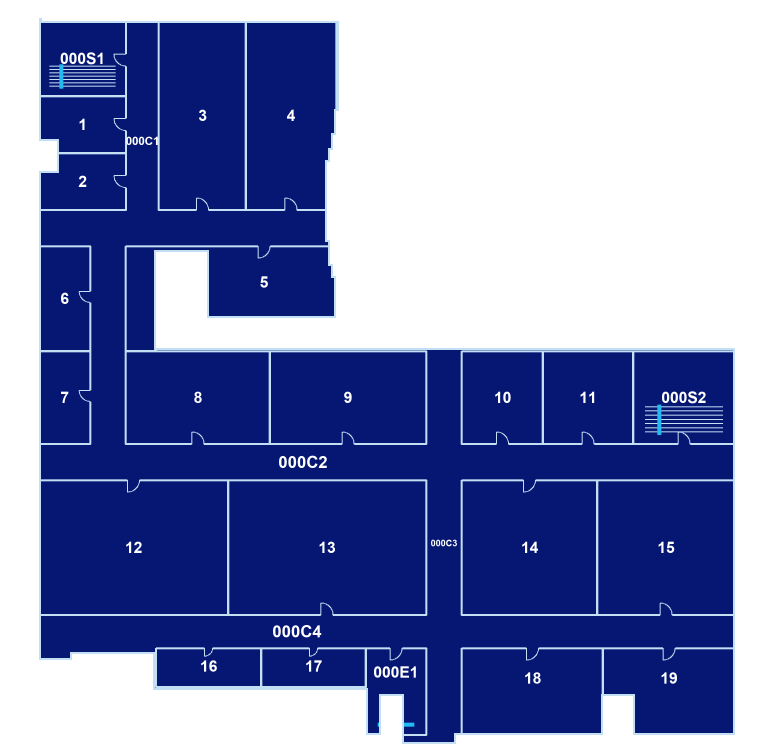
#> input picture database/generated_floor_plans/plans/education_classroom/floor_0.png, 2304 x 2250 px, given in place of e-96c1-e1de5d82569d-3182101c-2a7d-4dec-ab7b-554645b4d7d4.png, which was not available (shown at 1/3 size)
$ python education_classroom_build.py
#> lines starting #> are read from the running program, lines starting #| are printed output that depends on the picture; after the words box and inside, x2 and y2 are one past the last pixel; in counts of white or black regions, pixels touching at a corner belong together
"""Build and validate synthetic Education Classroom layouts; source-pixel geometry."""
import json
from pathlib import Path
from PIL import Image, ImageDraw

SOURCE = 'C:/Users/sortiz/.t3/userdata/attachments/c421cf06-02b7-426e-96c1-e1de5d82569d-3182101c-2a7d-4dec-ab7b-554645b4d7d4.png'
OUT = Path(__file__).with_name('education_classroom.json')

def point(p):
    return [round(p[0] * 1000 / 256, 3), round(p[1] * 4, 3)]

def rectpoly(r):
    x, y, X, Y = r
    return [(x,y),(X,y),(X,Y),(x,Y)]

def inside(p, poly):
    x,y=p
    result=False
    for a,b in zip(poly,poly[1:]+poly[:1]):
        cross=(x-a[0])*(b[1]-a[1])-(y-a[1])*(b[0]-a[0])
        if abs(cross)<1e-7 and min(a[0],b[0])<=x<=max(a[0],b[0]) and min(a[1],b[1])<=y<=max(a[1],b[1]):
            return True
        if (a[1]>y)!=(b[1]>y) and x<(b[0]-a[0])*(y-a[1])/(b[1]-a[1])+a[0]:
            result=not result
    return result

# Fill enclosed white lettering to recover the silhouette for point checks.
im=Image.open(SOURCE).convert('RGB')
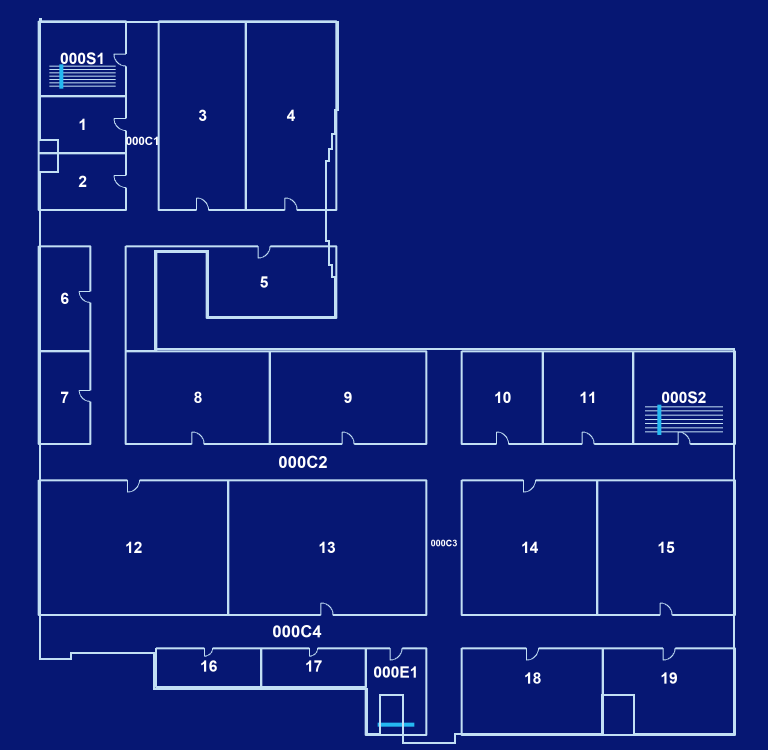
#> im: PIL image 2304x2250 RGB (shown at 1/3 size); mean R, G, B 14.9, 32.4, 121
mask=Image.new('L',im.size)
#> mask: PIL image 2304x2250 L; every value is 0
mask.putdata([255 if b>r*1.2 and r<70 and g<100 else 0 for r,g,b in im.getdata()])
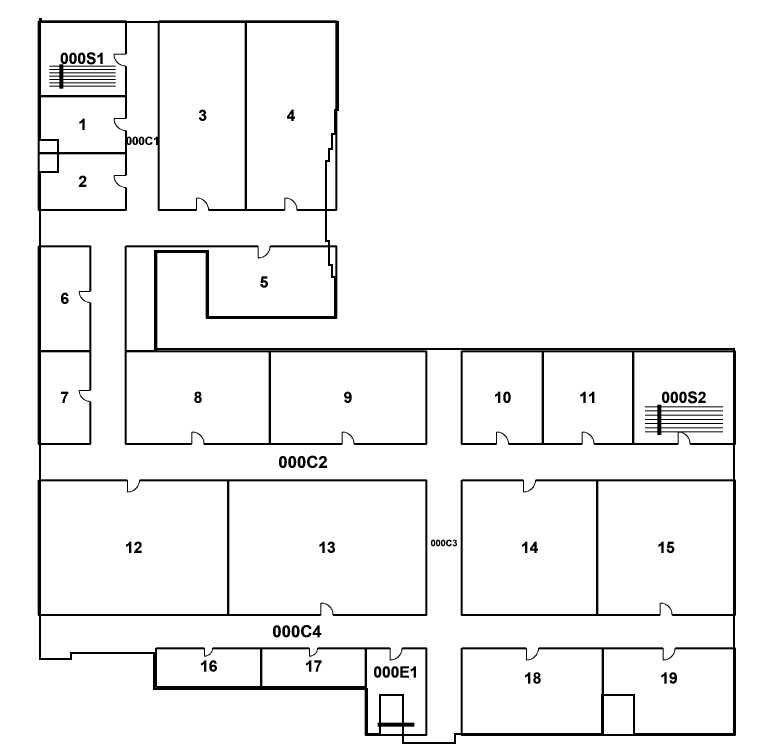
#> mask: PIL image 2304x2250 L (shown at 1/3 size); 95.3% white; 64 black regions, largest, box (x1, y1, x2, y2) and area: (113, 54, 2208, 2232) 211305, (148, 193, 347, 266) 4803, (260, 157, 287, 193) 586
outside=mask.copy()
ImageDraw.floodfill(outside,(0,0),128)
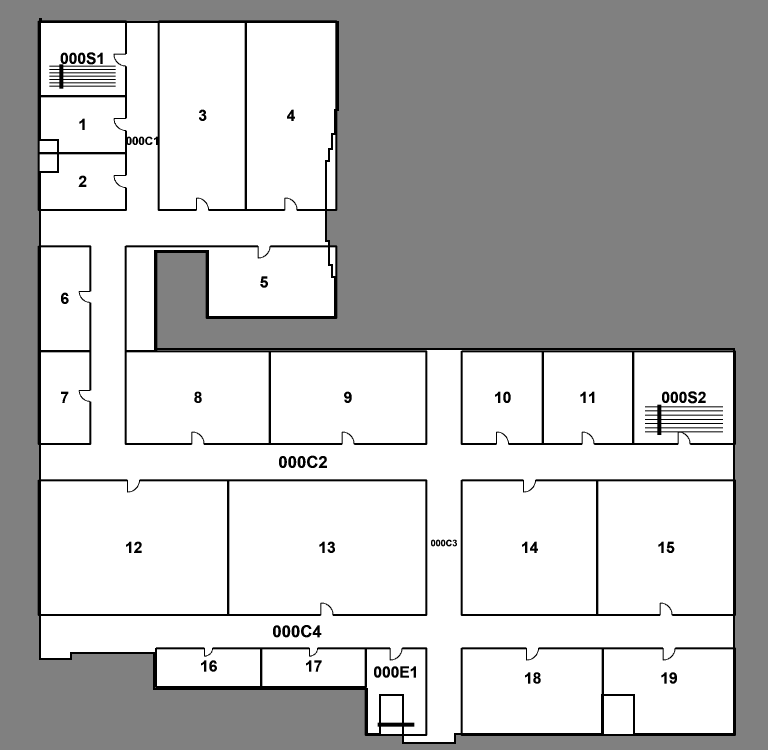
#> outside: PIL image 2304x2250 L (shown at 1/3 size); min 0, max 255, mean 191.5
mask.putdata([0 if v==128 else 255 for v in outside.getdata()])
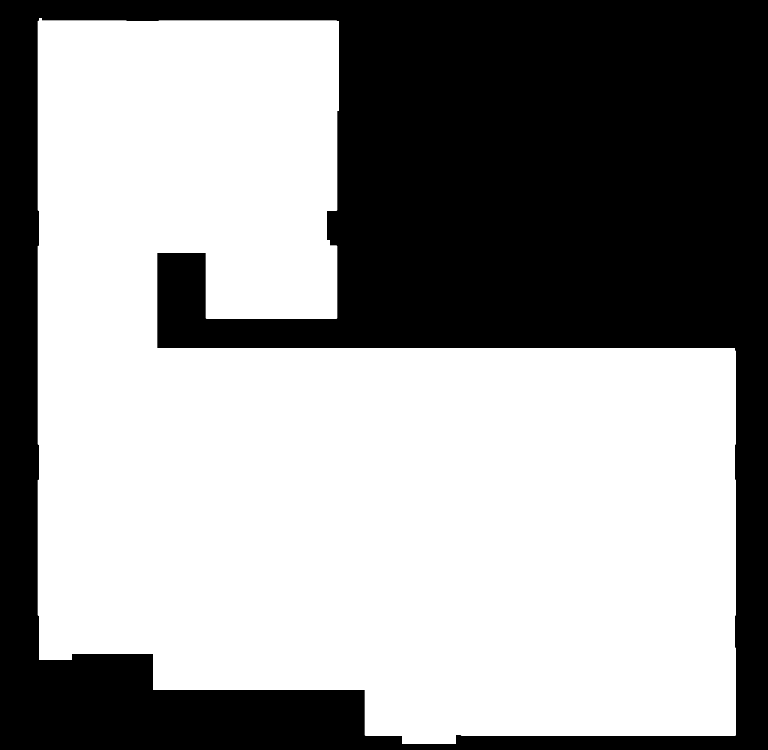
#> mask: PIL image 2304x2250 L (shown at 1/3 size); 59.3% white; 1 black region, box (x1, y1, x2, y2) and area: (0, 0, 2304, 2250) 2108298

floors=[]
for f in range(4):
    prefix=f'{f}00'
    raw=[]
    n=f*100+1
    def add(typ, r=None, poly=None, label=None, door=None, number=None):
        global n
        if number is None:
            number=str(n)
            n+=1
        if label is None:
            label=((r[0]+r[2])/2,(r[1]+r[3])/2)
        raw.append(dict(number=number,type=typ,r=r,poly=poly,label=label,door=door))
    corridors=[
        [(42,7),(53,7),(53,70),(112,70),(112,82),(42,82),(42,148),(30,148),(30,82),(13,82),(13,70),(42,70)],
        rectpoly((13,148,245,160)),
        rectpoly((142,117,154,248)),
        rectpoly((13,205,245,216)),
    ]
    add('stairs',(13,7,42,32),door=(42,20,'E'),number=prefix+'S1')
    add('stairs',(211,117,245,148),door=(228,148,'S'),number=prefix+'S2')
    add('elevator',(122,216,142,245),label=(132,224),door=(132,216,'N'),number=prefix+'E1')
    ys=([32,51,70] if f<2 else [32,45,58,70])
    for a,b in zip(ys,ys[1:]):
        add('office' if f>1 else 'seminar',(13,a,42,b),door=(42,(a+b)/2,'E'))
    xs=([53,82,112] if f<2 else ([53,75,94,112] if f==2 else [53,68,83,98,112]))
    for a,b in zip(xs,xs[1:]):
        add(['classroom','classroom','lab','office'][f],(a,7,b,70),door=((a+b)/2,70,'S'))
    add('seminar' if f<2 else 'office',poly=[(42,82),(112,82),(112,106),(69,106),(69,84),(52,84),(52,117),(42,117)],label=(88,94),door=(88,82,'N'))
    add('restroom',(13,82,30,117),door=(30,99,'E'))
    add('restroom',(13,117,30,148),door=(30,132,'E'))
    topwest=([42,90,142] if f==0 else [42,77,110,142] if f<3 else [42,62,82,102,122,142])
    for a,b in zip(topwest,topwest[1:]):
        add(['classroom','seminar','lab','office'][f],(a,117,b,148),door=((a+b)/2,148,'S'))
    topeast=([154,181,211] if f<2 else [154,174,192,211])
    for a,b in zip(topeast,topeast[1:]):
        add('office' if f==3 else 'lab' if f==2 else 'seminar',(a,117,b,148),door=((a+b)/2,148,'S'))
    west=[[13,76,142],[13,53,97,142],[13,45,77,110,142],[13,31,49,67,85,104,123,142]][f]
    east=[[154,199,245],[154,184,214,245],[154,181,212,245],[154,172,190,208,226,245]][f]
    for side in (west,east):
        for i,(a,b) in enumerate(zip(side,side[1:])):
            # Alternate main and cross-hall doors for readable circulation.
            edge=160 if i%2==0 else 205
            add(['lecture','classroom','lab','office'][f],(a,160,b,205),door=((a+b)/2,edge,'N' if edge==160 else 'S'))
    bottom=([52,87,122] if f<2 else [52,75,99,122])
    for a,b in zip(bottom,bottom[1:]):
        add('storage' if f<2 else 'office',(a,216,b,229),label=((a+b)/2,222),door=((a+b)/2,216,'N'))
    bottomright=([154,201,245] if f<3 else [154,177,201,222,245])
    for a,b in zip(bottomright,bottomright[1:]):
        add('office' if f>0 else 'seminar',(a,216,b,245),label=((a+b)/2,226),door=((a+b)/2,216,'N'))

    assert len({s['number'] for s in raw})==len(raw)
    assert 15<=len(raw)<=45
    for s in raw:
        poly=s['poly'] or rectpoly(s['r'])
        assert inside(s['label'],poly),s
        assert inside(s['door'][:2],poly),s
        assert any(inside(s['door'][:2],c) for c in corridors),s
        for p in (s['label'],s['door']):
#> (the run stopped early here; a loop or call above may not have finished)

$ run again, on database/generated_floor_plans/all_floor_plans.png
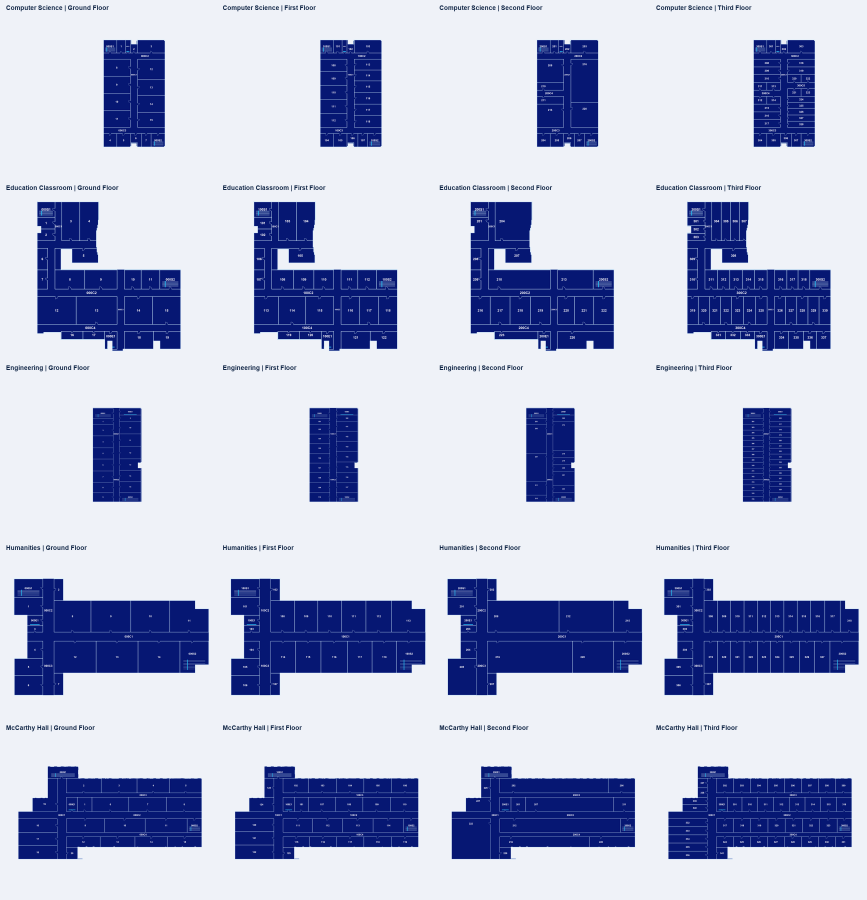
#> input picture database/generated_floor_plans/all_floor_plans.png, 2600 x 2700 px, given in place of e-96c1-e1de5d82569d-3182101c-2a7d-4dec-ab7b-554645b4d7d4.png, which was not available (shown at 1/3 size)
#> im is the input picture: PIL image 2600x2700 RGB; mean R, G, B 176.9, 184, 212.7
#> `ImageDraw.floodfill(outside,(0,0),128)`:
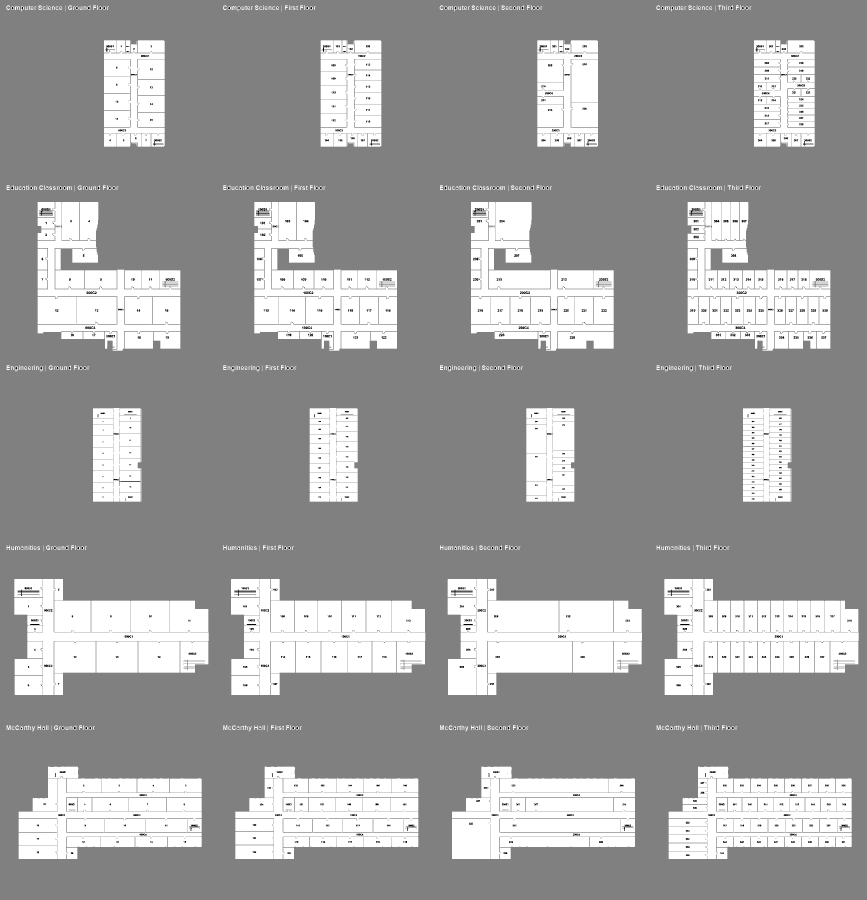
#> outside: PIL image 2600x2700 L (shown at 1/3 size); min 0, max 255, mean 160
#> `mask.putdata([0 if v==128 else 255 for v in outside.getdata()])`:
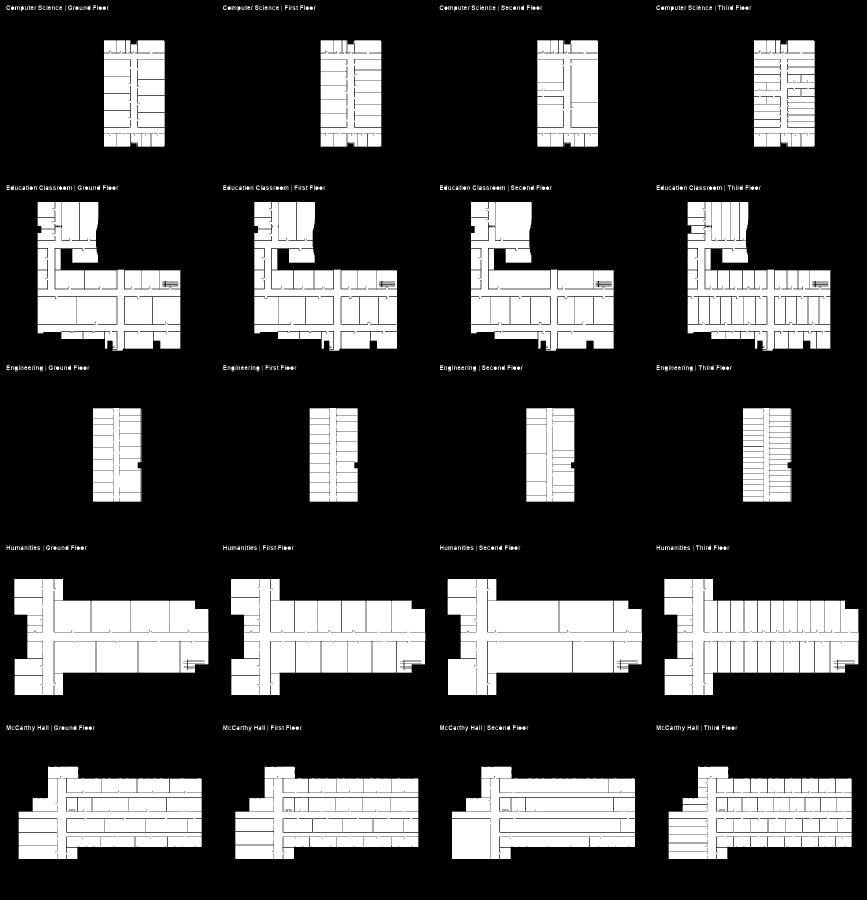
#> mask: PIL image 2600x2700 L (shown at 1/3 size); 26.2% white; 581 white regions (71 under 20 px), largest, box (x1, y1, x2, y2) and area: (1343, 1737, 1926, 2085) 134177, (43, 1737, 626, 2085) 133802, (693, 1737, 1276, 2085) 133160
